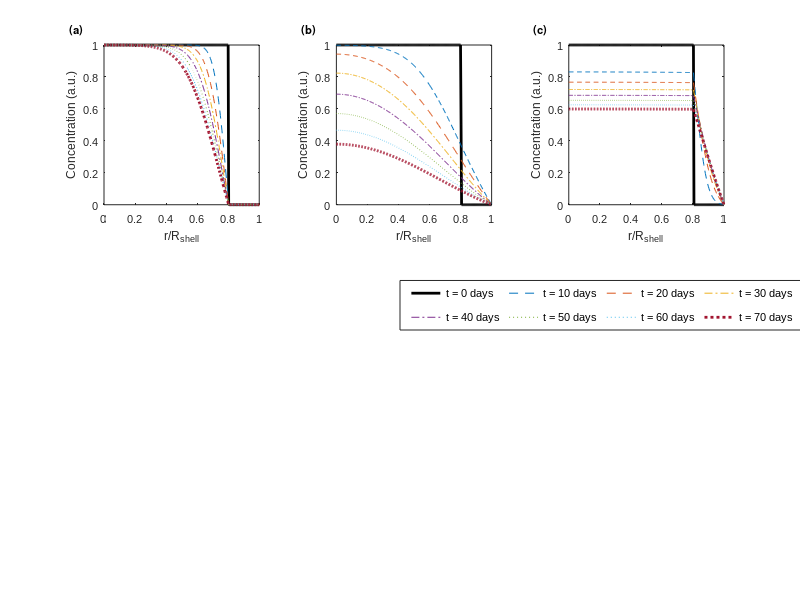

MATLAB code to generate this figure: (Note: this script raises an error after producing the figure.)
clear variables
clc

%% Core-limited diffusion
load("core_limited_diffusion.mat")

figure(57) %Figure S7
figname = 'figureS7';

%plot 7 different time steps after t = 0
subplot(2,3,1)
plot(r,c(:,1),'k-','LineWidth',2)
hold on
set(gca,'ColorOrderIndex',1)
plot(r,c(:,11),'--',r,c(:,21),'--',r,c(:,31),'-.',r,c(:,41),'-.',r,c(:,51),':',r,c(:,61),':',r,c(:,71),':','LineWidth',2)
xlabel("r/R_{shell}")
ylabel("Concentration (a.u.)")
axis([0 1 0 1])

%% Balanced diffusion
load("balanced_diffusion.mat")

%plot 7 different time steps after t = 0
subplot(2,3,2)
plot(r,c(:,1),'k-','LineWidth',2)
hold on
set(gca,'ColorOrderIndex',1)
plot(r,c(:,11),'--',r,c(:,21),'--',r,c(:,31),'-.',r,c(:,41),'-.',r,c(:,51),':',r,c(:,61),':',r,c(:,71),':','LineWidth',2)
xlabel("r/R_{shell}")
ylabel("Concentration (a.u.)")
axis([0 1 0 1])

%% Shell-limited diffusion
load("shell_limited_diffusion.mat")

%plot 7 different time steps after t = 0
subplot(2,3,3)
plot(r,c(:,1),'k-','LineWidth',2)
hold on
set(gca,'ColorOrderIndex',1)
plot(r,c(:,11),'--',r,c(:,21),'--',r,c(:,31),'-.',r,c(:,41),'-.',r,c(:,51),':',r,c(:,61),':',r,c(:,71),':','LineWidth',2)
box on
xlabel("r/R_{shell}")
ylabel("Concentration (a.u.)")
axis([0 1 0 1])

labelstring = {'(a)', '(b)', '(c)'};
for v = 1:3
    subplot(2,3,v)
    hold on
   text(-0.225, 1.1, labelstring(v)', 'Units', 'normalized', 'FontWeight', 'bold','FontSize',8)
    set(gca,'FontName','Arial','FontSize',8)
end


%Overall legend

%legend('First-order Sobol index', 'Total Sobol index','FontName','Arial','FontSize',8)
legend("t = 0 days","t = 10 days", "t = 20 days", "t = 30 days", "t = 40 days","t = 50 days", "t = 60 days","t = 70 days",'location','southwest','FontName','Arial','FontSize',8)
h = legend('Location','southoutside', 'Orientation', 'horizontal','NumColumns', 4);
p = [0.5 0.45 0.03 0.03]; %Format: [left bottom width height] in normalized units
set(h,'Position', p,'Units', 'normalized');

widthInches = 6.5;
heightInches = 5;

run('../ScriptForExportingImages.m')
